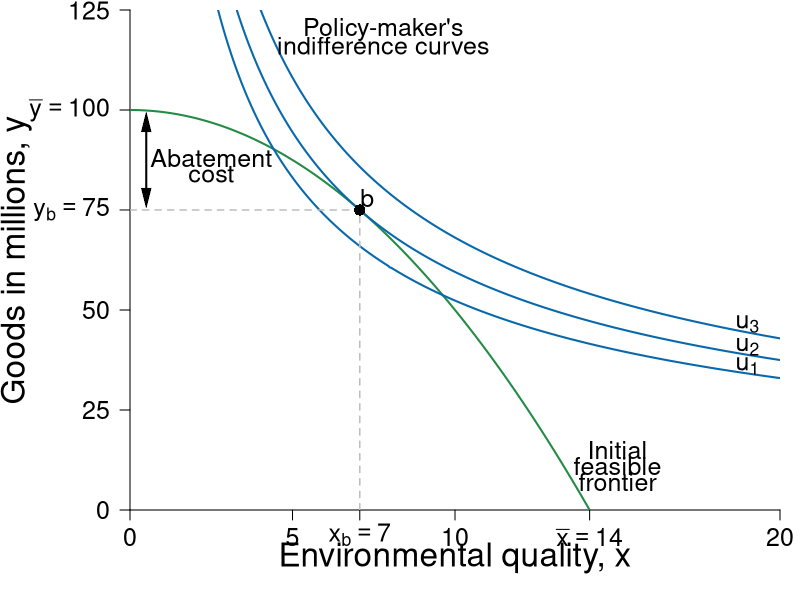

R code for this plot:
#Graph Designer: Simon Halliday & Riley Boeth '17 & Madeleine Wettach '20
#Authors: Bowles, Foley and Halliday
#Title: Microeconomics: Competition, Conflict and Coordination

library(shape)
pdf(file = "constrained_optimization/indiff_feasible_environ_initial.pdf", width = 8, height = 8)
#pdf(file = "constrained_optimization/step_by_step_graphs_3/indiff_feasible_environ_initial.pdf", width = 8, height = 8)

#Set parameters for graphics
pointsize <- 1.8
axislabelsize <- 2
labelsize <- 1.5
namesize <- 1.8
annotatesize <- 1.5
graphlinewidth <- 2
segmentlinewidth <- 1.5

COL <- c("#7fc97f", "#beaed4", "#fdc086", "#ffff99", "#386cb0", "#f0027f", "#bf5b17", "#666666")
COLA <- c("#e0f3db", "#99d8c9","#66c2a4","#41ae76", "#238b45", "#005824")
COLB <- c("#4eb3d3", "#2b8cbe", "#0868ac","#084081")

#Edited the margins to cater for the larger LHS labels
par(mar =  c(4.5, 6.5, 0.5, 1))

#Feasibility frontier equation and new feasbility frontier equation with R&D

ppf <- function(x, y) {
  100-((x^2)/2)
}

ppf_rd <- function(x, y) {
  100-((x^2)/3)
}

#change alpha to .4

uFn <- function(x, y, alpha = 0.4){
  (x^alpha)*(y^(1-alpha))
}

#Add limits on axes and levels of utility for each indifference curve

ylims <- c(0, 125)
xlims <- c(0, 20)

npts <- 501 
x <- seq(xlims[1], xlims[2], length.out = npts)
y <- seq(ylims[1], ylims[2], length.out = npts) 

a <- c(27, 29.16, 31.616) #alpha = 0.4

plot(0, 0, xlim = xlims, ylim = ylims, type = "n",
     xlab = expression(paste("")),
     ylab = expression(paste("")), 
     xaxt = "n", 
     yaxt = "n", 
     cex.lab = axislabelsize, 
     bty = "n", 
     xaxs="i", 
     yaxs="i"
)

#x and y limits and ticks 

# ticksx <- seq(from = 0, to = xlims[2], by = 1)
# xlabels <- seq(from = 0, to = xlims[2], by = 1)
# ticksy <- seq(from = 0, to = ylims[2], by = 10)
# ylabels <- seq(from = 0, to = ylims[2], by = 10)

ticksx <- c(xlims[1], 5, 7.07, 10, 14.14214,NA, xlims[2])
xlabels <- c(0, 5, expression(paste(x[b] == 7)),10, expression(paste(bar(x) == 14)), NA, 20)
ticksy <- c(ylims[1], 25, 50, ppf(x = 7.07), 100, 125, NA)
ylabels <- c(0, 25, 50, expression(paste(y[b])  == 75), expression(paste(bar(y) == 100)),125,NA)
 
axis(1, at = ticksx, pos = 0, labels = xlabels, cex.axis = labelsize)
axis(2, at = ticksy, pos = 0, labels = ylabels, las = 1, cex.axis = labelsize)

#text(13.4, -5, expression(paste(bar(x) == 14)), cex = labelsize, xpd = TRUE)

npts <- 500 
xx1 <- seq(xlims[1], xlims[2], length.out = npts)
xx2 <- seq(0, xlims[2], length.out = npts)
xx3 <- seq(xlims[1], 0, length.out = npts)
xx4 <- seq(-11, 0, length.out = npts)

Arrows(0.5, 78, 0.5, 97, col = "black", lty = 1, lwd = 2, code = 3, arr.type = "triangle", arr.lwd = 0.5)
text(2.5, 88, expression("Abatement"), cex = labelsize)
text(2.5, 84, expression("cost"), cex = labelsize)

#Draw the feasibility frontiers
lines(xx1, ppf(xx1, y), col = COLA[5], lwd = graphlinewidth)
#lines(xx1, ppf_rd(xx1, y), col = COLA[5], lwd = graphlinewidth)

#Label the feasibility frontier frontier
text(15, 15, expression("Initial"), cex = labelsize)
text(15, 11, expression("feasible"), cex = labelsize)
text(15, 7, expression("frontier"), cex = labelsize)


#Label the feasibility frontier with R&D frontier
#text(18.2, 15, expression("Feasible"), cex = labelsize)
#text(18.2, 11, expression("Frontier"), cex = labelsize)
#text(18.2, 7, expression("With R&D"), cex = labelsize)
#Arrows(14.2, 3, 16.6, 3, col = "black", lty = 1, lwd = 2, arr.type = "triangle", arr.lwd = 0.5)

contour(x, y, 
        outer(x, y, uFn),
        drawlabels = FALSE,
        col = COLB[3],
        lwd = graphlinewidth,
        levels = a, 
        xaxs="i", 
        yaxs="i", 
        add = TRUE)

#Axis labels
#mtext(expression(paste("Environmental quality, ", x)), side = 1, line = 2.5, cex = axislabelsize)
text(0.5*xlims[2], -12, expression(paste("Environmental quality, ", x)), xpd = TRUE, cex = axislabelsize) 
text(-3.5, 0.5*ylims[2], expression(paste("Goods in millions, ", y)), xpd = TRUE, cex = axislabelsize, srt = 90) 

#Label the indifference curves generally
text(7.8, 120, expression("Policy-maker's"), cex = labelsize)
text(7.8, 116, expression("indifference curves"), cex = labelsize)

#Label the indifference curves and place labels properly
text(19, 36, expression(u[1]), cex = labelsize)
text(19, 40.8, expression(u[2]), cex = labelsize)
text(19, 46.5, expression(u[3]), cex = labelsize)

#Annotate max u point on feasibility with r&D frontier
#text(9.1, ppf_rd(8.66) + 3, expression(paste(h)), cex = labelsize)
#segments(8.66, 0, 8.66, ppf_rd(x = 8.66), lty = 2, col = "gray", lwd = segmentlinewidth)
#segments(0, ppf_rd(x = 8.66), 8.66, ppf_rd(x = 8.66), lty = 2, col = "gray", lwd = segmentlinewidth)
#points(8.66, ppf_rd(x = 8.66), pch = 16, col = "black", cex = 1.5)

#Annotate max u point on feasibility frontier
text(7.3, ppf(7.07) + 3, expression(paste(b)), cex = labelsize)
segments(7.07, 0, 7.07, ppf(x = 7.07), lty = 2, col = "gray", lwd = segmentlinewidth)
segments(0, ppf(x = 7.07), 7.07, ppf(x = 7.07), lty = 2, col = "gray", lwd = segmentlinewidth)
points(7.07, ppf(x = 7.07), pch = 16, col = "black", cex = 1.5)

#Added arrow for abatement costs and labeled the arrow as such
# arrows(.2, 75, .2, 100, length = 0.1, angle = 30, code = 3, col = par("fg"), lty = par("lty"),   lwd = par("lwd"))
# text(1.71, 88, expression(paste("Abatement")), cex = labelsize)
# text(1.05, 84, expression(paste("Costs")), cex = labelsize)


dev.off()
